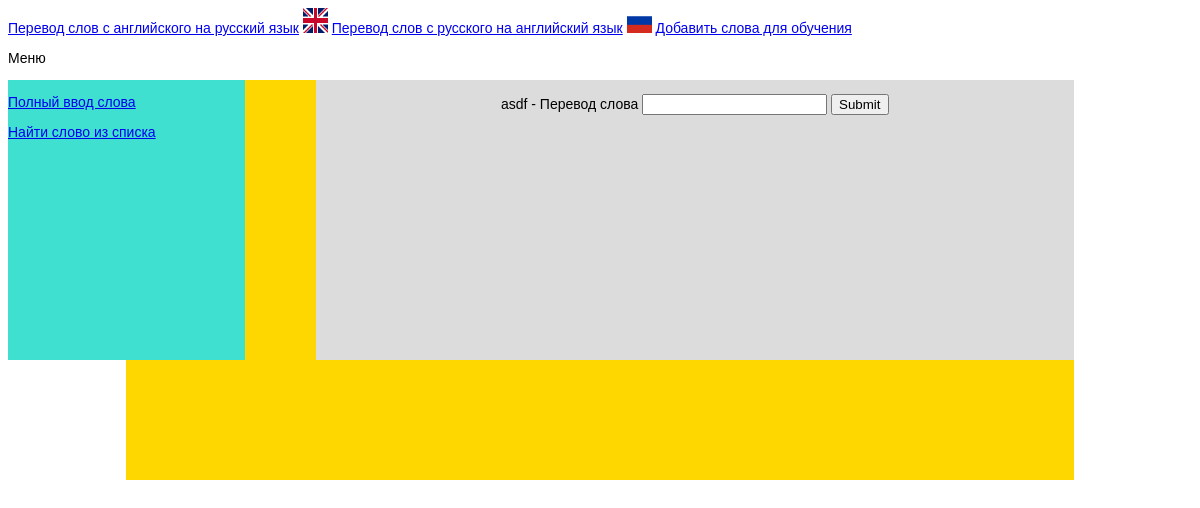
The app's page /input_english, older data.
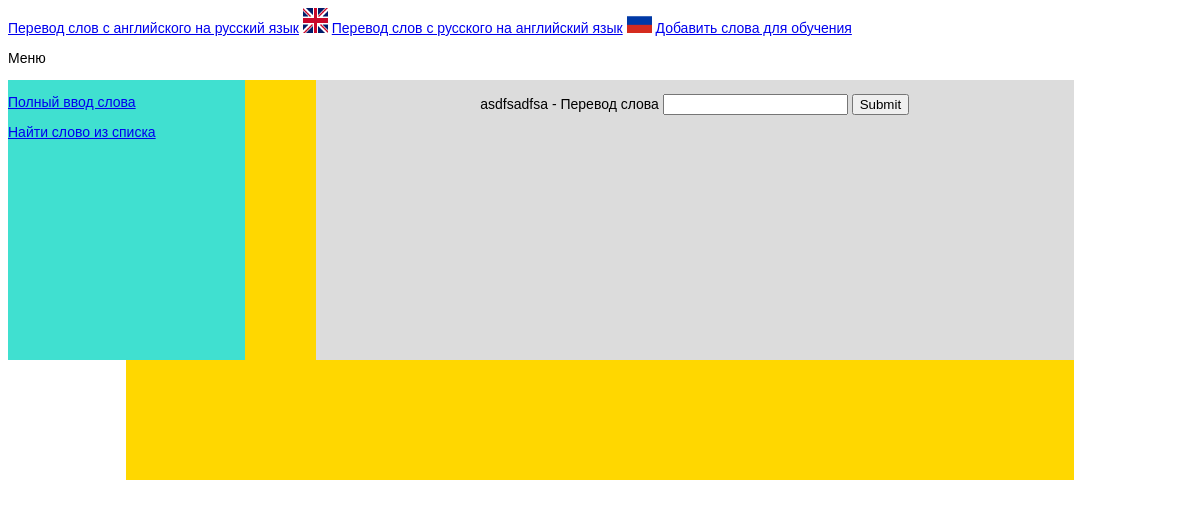
The same page, newer data.
### main.py (models this page shows)
class Dictionary(db.Model):
    id = db.Column(db.Integer, primary_key=True)
    english_word = db.Column(db.String, nullable=False)
    russia_word = db.Column(db.String, nullable=False)

### main.py (the view, shortened to what this page needs)
@app.route("/input_english",methods=["GET","POST"])
def input_english():
    lst_id_word = []
    items = Dictionary.query.all()
    for x in items:
        lst_id_word.append(x.id)
    r = choice(lst_id_word)
    q = Dictionary.query.filter_by(id=r).first()
    q_english_word = q.english_word
    q_russia_word = q.russia_word
    return render_template("input_english.html",menu_english=menu_english,q_english_word=q_english_word,q_russia_word=q_russia_word)

### templates/input_english.html (shortened to what this page needs)
{% extends 'base.html' %}
{% block sidebar %}
{% for m in menu_english %}
<p><a href="{{m.url}}">{{m.name}}</a></p>
{% endfor %}
{% endblock %}
{% block content %}
<form method="POST">
    <p><span name="word">{{q_english_word}}</span> - Перевод слова <input type="text" name="word"> <input type="hidden" name="{{q_russia_word}}"> <input type="submit"></p>
</form>
{% endblock %}

Row changes from the older to the newer data that the page shows:
removed Dictionary: english_word "asdf"
added Dictionary: english_word "asdfsadfsa"
